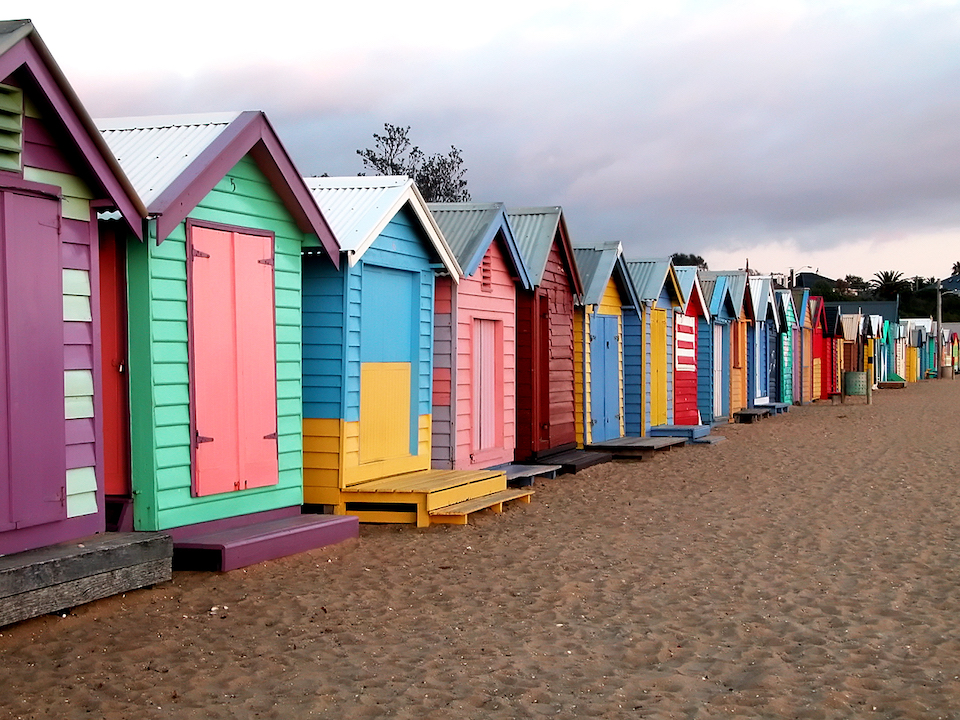
#> input picture img/001.jpg, 960 x 720 px, found by its file name
$ python imgpyramids.py
#> lines starting #> are read from the running program, lines starting #| are printed output that depends on the picture
### color_features_pyramid.py
# color_features_pyramid.py - color features pyramid data from images
# ImageDB2 - Tools for analysis, indexing, search, and creative use of image data

"""
ColorFeaturesPyramid
Part of ImageDB2 - Tools for analysis, indexing, search, and creative use of image data

Overview
========
Pyramid down-sampling + color-feature analysis.
Saves downsampled data to NAME.COLORSPACE.PYR{DOWNSAMPLING} data files mem-mapped to np arrays.
Also retrieves and displays down-sampled image data.

"""

import sys
import os
# import os.path as path
# import re
import math
import cv2 as cv
import numpy as np
import matplotlib.pyplot as plt

import color_features_tiles as cft

class ColorFeaturesPyramid:
    """
    """

    def __init__(self, **params):
        self.initialize(params)

    def initialize(self, params=None):
        self._check_cf_params(params)
        self._post_check_cf_params()

    def _check_cf_params(self, params=None):
        """
        Simple mechanism to read in default parameters while substituting custom parameters.
        """
        self.params = params if params is not None else {}
        dcfp = self.default_cf_params()
        for k in dcfp.keys():
            self.params[k] = self.params.get(k, dcfp[k])
        return self.params

    def _post_check_cf_params(self):
        """
        Checking values for correctness/files for existence/etc and changing to defaults if incorrect.
        """
        if self.params['color_space'] != 'rgb':
            self.params['color_space'] = 'lab'

    @staticmethod
    def default_cf_params():
        params = {
            'media_file_path': os.path.abspath('img/001.jpg'),
            'color_space': 'lab', 		# 'lab' or 'rgb'
            'down_sampling': 2,        # number of pyramid levels
            'analysis_tileh': 24,
            'analysis_tilew': 36
        }
        return params

    def _determine_num_bins(self, sz, lvl):
            # create a list of np arrays to hold our gradually shrinking arrays
            return int(sz / math.pow(2, (lvl+1)))

    def _zeros_for_shape_level(self, sz, lvl):
        imgw,imgh = sz
        return np.zeros(
            (self._determine_num_bins(imgh,lvl),
            self._determine_num_bins(imgw,lvl),
            3),
            dtype=np.uint8)

    def _up_sample_in_place(self, in_mtrx, pwr, out_shape):    # pwr:  0 1 2 3 4 ...
            print(in_mtrx.shape)
            (a,b,_) = in_mtrx.shape
            out_mtrx = np.zeros(out_shape, dtype=in_mtrx.dtype)
            mult = 2 ** pwr                         # 1 2 4 8 16 ...

            # same shape

            # for i in range(a):
            #     for j in range(b):
            #         print(i, j, a, b, in_mtrx[i,j,:])

            for i in range(a):
                for j in range(b):
                    # print((i*mult),((i+1)*mult),(j*mult),((j+1)*mult), i, j, a, b, in_mtrx[i,j,:])
                    out_mtrx[(i*mult):((i+1)*mult),(j*mult):((j+1)*mult),:] = in_mtrx[i,j,:]
            return out_mtrx

    def _down_sample_and_analyze(self):
        """
        Reads and image, performs a series of down-samplings, writes each to disk
        """
        ap = self.params
        imgpath = ap['media_file_path']
        print('Down-sample + analyze: ' + imgpath +
              ' (' + str(ap['down_sampling']) + ')')
        datapath = ap['media_file_path'] + '.' + ap['color_space'] + '.pyr'

        img = cv.imread(imgpath)

        imgw = img.shape[1]
        imgh = img.shape[0]
        ds_levels = int(ap['down_sampling'])

        # convert color space once
        if ap['color_space'] == 'rgb':
            img_ = cv.cvtColor(img, cv.COLOR_BGR2RGB)
        else:
            img_ = cv.cvtColor(img, cv.COLOR_BGR2Lab)


        # add 1 to # of levels so we can write to the Nth + 1 level, properly sized
        # 0th level is image itself in imgs_ds, concat shifts zeros arrays to start
        # at index 1
        imgs_ds = [img_] + [self._zeros_for_shape_level((imgw,imgh), level) for level in range(ds_levels)]

        base_shape = imgs_ds[0].shape
        for level in range(ds_levels):
            imgs_ds[level+1] = cv.pyrDown(imgs_ds[level], imgs_ds[level+1])
            cv.imwrite((datapath + "_" + str(level+1) + ".jpg"), imgs_ds[level+1])
            img_b = self._up_sample_in_place(imgs_ds[level+1], (level+1), base_shape)
            cv.imwrite((datapath + "_" + str(level+1) + ".jpg"), img_b)

        # TODO: split out and refactor to allow different data outputs
        # for level in range(ds_levels):
        #     fp = np.memmap((datapath + str(level+1)), dtype='uint8', mode='w+',
        #                    shape=(imgs_ds[level+1].shape[0], imgs_ds[level+1].shape[1], 3))
        #     fp[:] = np.copy(imgs_ds[level+1])
        #     fp.flush()

        # for now we need the 0th, original img AND
        # all the ds_levels recursively down-sampled image files
        # + 1 to include the 0th level
        for level in range(ds_levels+1):
            sub_img = imgs_ds[level]
            feat_tiles = cft.ColorFeaturesTiles(**{
                'media_file_path': (datapath + "_" + str(level+1) + ".jpg"),
                'tileh': 24, 'tilew': 36
            })
            yield (str(level),
                feat_tiles._sample_and_analyze(0),
                feat_tiles._sample_and_analyze(1),
                feat_tiles._sample_and_analyze(2))


    # [25 lines left out: functions load_and_display, get_downsampled_data, not called in this run]

### color_features_tiles.py
# color_features_tiles.py - color features tiled data from images
# ImageDB2 - Tools for analysis, indexing, search, and creative use of image data

"""
ColorFeaturesTiles
Part of ImageDB2 - Tools for analysis, indexing, search, and creative use of image data

Overview
========
Pyramid down-sampling + color-feature analysis.
Saves downsampled data to NAME.COLORSPACE.TILE{SIZE}.OLAP{SIZE} data files mem-mapped to np arrays.
Also retrieves and displays tiled image data.

"""

import sys
import os
import os.path as path
import re
import math
import cv2 as cv
import numpy as np
import matplotlib.pyplot as plt

NUM_HISTO_BINS = 16
NUM_ID_BINS = 5 # id, x, y, tilew, tileh

class ColorFeaturesTiles:
    """
    """

    def __init__(self, **params):
        self.initialize(params)

    def initialize(self, params=None):
        self._check_cf_params(params)
        self._post_check_cf_params()

    def _check_cf_params(self, params=None):
        """
        Simple mechanism to read in default parameters while substituting custom parameters.
        """
        self.params = params if params is not None else {}
        dcfp = self.default_cf_params()
        for k in dcfp.keys():
            self.params[k] = self.params.get(k, dcfp[k])
        return self.params

    def _post_check_cf_params(self):
        """
        Checking values for correctness/files for existence/etc and changing to defaults if incorrect.
        """
        self.params['imgid'] = self._extract_integer_from_img_filename(self.params['media_file_path'])
        if self.params['color_space'] != 'rgb':
            self.params['color_space'] = 'lab'

    @staticmethod
    def default_cf_params():
        params = {
            'verbose': False,			                       # useful for debugging
            'media_file_path': os.path.abspath('img/000.jpg'), # let's say this is the default
            'tileh': 24,
            'tilew': 36,
            'color_space': 'lab', 		                       # 'lab' or 'rgb'
        }                                                      # 'lab' is default!
        return params

    def _extract_integer_from_img_filename(self, imgpath: str):
        """
        we are assuming the image fits the pattern NNNN.jpg or .png where there can be any amount of zero padding
        """
        img_idnum = -1
        m = re.search(r'(\d+).[jpg|png]', path.basename(imgpath))
        if m is not None:
            img_idnum = m.group(1)
        return img_idnum

    def _sample_and_analyze(self, channel=0):
        """
        Reads and image, performs a series of samplings, feature extraction, writes each to disk
        """
        ap = self.params
        tilew,tileh = ap['tilew'],ap['tileh']
        imgpath = ap['media_file_path']
        print('Sample + analyze: ' + imgpath +
              ' (' + str(tilew) + ', ' + str(tileh) + ')')

        img = cv.imread(imgpath)

        imgw = img.shape[1]
        imgh = img.shape[0]
        tilesh = int(math.floor(imgh / tileh))
        tilesw = int(math.floor(imgw / tilew))
        aspect = imgw / imgh

        # convert color space once
        if ap['color_space'] == 'rgb':
            img = cv.cvtColor(img, cv.COLOR_RGB2RGB)
        # elif ap['color_space'] == 'gray':
        #     img = cv.cvtColor(img, cv.COLOR_RGB2Grayscale)
        else:
            img = cv.cvtColor(img, cv.COLOR_RGB2Lab)

        mask = np.zeros(img.shape[:2], np.uint8)

        all_histograms = np.array([], dtype=np.float32)
        all_histograms.shape = (0, 1)

        # iterate over rows and cols of grid (dependent on
        # tile size)
        lastx, lasty = 0,0
        for y in range(tilesh):
            for x in range(tilesw):

                # this is skipped only on the very first iteration,
                # runs on every remaining tile/iteration
                # if x and y have advanced and as they continue to advance,
                # lastx and lasty will trail and zero out mask rectangles
                if ((lastx,lasty) != (x,y)):
                    mask[(tilew * lastx):(tilew * (lastx + 1)),
                     (tileh * lasty):(tileh * (lasty + 1))] = 0
                lastx = x
                lasty = y
                # open the mask rect area only
                mask[(tilew * x):(tilew * (x + 1)),
                     (tileh * y):(tileh * (y + 1))] = 255

                hist_masked = cv.calcHist(
                    [img],
                    [channel],
                    mask,
                    [NUM_HISTO_BINS],
                    [0, 256])
                hist_masked.shape = (NUM_HISTO_BINS, 1)
                hist_masked_normed = hist_masked[:]

                hist_masked = cv.normalize(
                    hist_masked,
                    hist_masked,
                    norm_type=cv.NORM_L2)

                # This is the index "appendage" to the hisogram
                # each has a unique id assigned
                # Together (16 + 5 values) they constitute a row
                # a row in the output is a single color channel's histogram
                # over a tile within the image (16 bins, 256 range, bin size 16)
                id_info = np.array(
                    [ap['imgid'], x, y, tilew, tileh], dtype='float32')
                id_info.shape = (NUM_ID_BINS, 1)
                row = np.r_[hist_masked, id_info]
                all_histograms = np.r_[all_histograms, row]

        all_histograms.shape = (int(all_histograms.shape[0] / (NUM_HISTO_BINS + NUM_ID_BINS)), (NUM_HISTO_BINS + NUM_ID_BINS))

        return all_histograms

    # [25 lines of commented-out code are left out]

### docs/imgpyramids.py
import color_features_pyramid as cfp
import matplotlib.pyplot as plt
import numpy as np

# We could have taken the defaults, too
mycfp = cfp.ColorFeaturesPyramid(**{'media_file_path': "/Users/kfl/dev/git/imagedb2/img/001.jpg", 'down_sampling': 8, 'tilew': 16, 'tileh': 12})

lvl = 6
#
data = list(mycfp._down_sample_and_analyze())
#> in _zeros_for_shape_level, `imgw,imgh = sz`: imgw = 960; imgh = 720
#> ``:
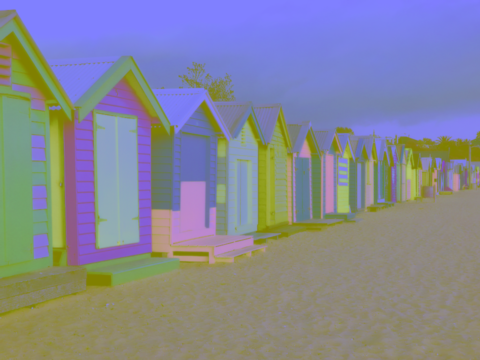
#> saved as 001.jpg.lab.pyr_1.jpg: shape (360, 480, 3); mean B, G, R 149.8, 135.1, 133.5
#| (360, 480, 3)
#> in _up_sample_in_place, `(a,b,_) = in_mtrx.shape`: a = 360; b = 480
#> ``:
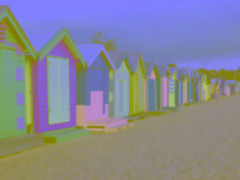
#> saved as 001.jpg.lab.pyr_2.jpg: shape (180, 240, 3); mean B, G, R 150, 135.1, 133.4
#| (180, 240, 3)
#> ``:
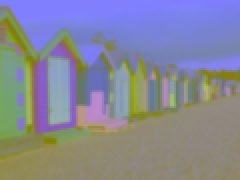
#> saved as 001.jpg.lab.pyr_3.jpg: shape (90, 120, 3) (shown 2 times larger); mean B, G, R 150.3, 135.1, 133.4
#| (90, 120, 3)
#| (45, 60, 3)
#| (23, 30, 3)
#> in _up_sample_in_place (call 5), `(a,b,_) = in_mtrx.shape`: a = 23; b = 30
#> after the loop in _up_sample_in_place (call 5), `for i in range(a):`:
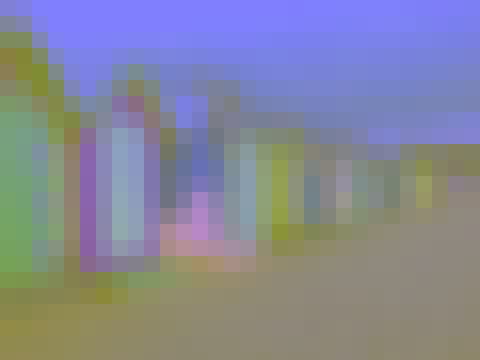
#> out_mtrx: shape (720, 960, 3) (shown at 1/2 size); mean of channels 0, 1, 2 152.1, 135.2, 133; drawn as B, G, R
#| (12, 15, 3)
#> in _up_sample_in_place (call 6), `(a,b,_) = in_mtrx.shape`: a = 12; b = 15
#> after the loop in _up_sample_in_place (call 6), `for i in range(a):`:
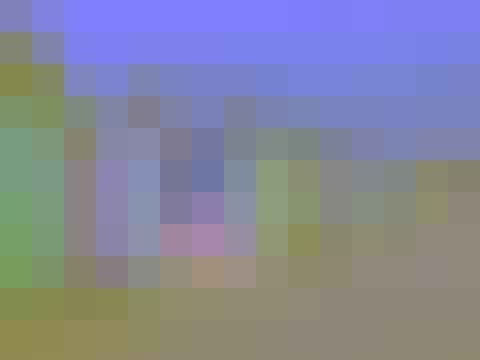
#> out_mtrx: shape (720, 960, 3) (shown at 1/2 size); mean of channels 0, 1, 2 154.2, 135.3, 132.6; drawn as B, G, R
#| (6, 8, 3)
#> in _up_sample_in_place (call 7), `(a,b,_) = in_mtrx.shape`: a = 6; b = 8
#> after the loop in _up_sample_in_place (call 7), `for i in range(a):`:
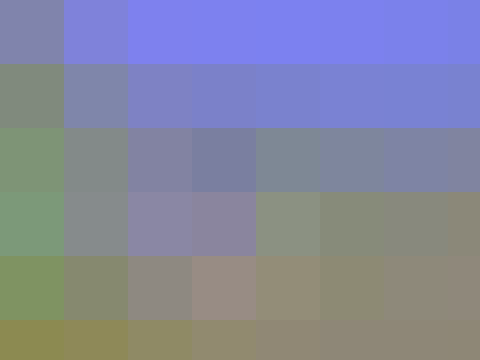
#> out_mtrx: shape (720, 960, 3) (shown at 1/2 size); mean of channels 0, 1, 2 157.7, 135.2, 131.7; drawn as B, G, R
#| (3, 4, 3)
#> in _up_sample_in_place (call 8), `(a,b,_) = in_mtrx.shape`: a = 3; b = 4
#> after the loop in _up_sample_in_place (call 8), `for i in range(a):`:
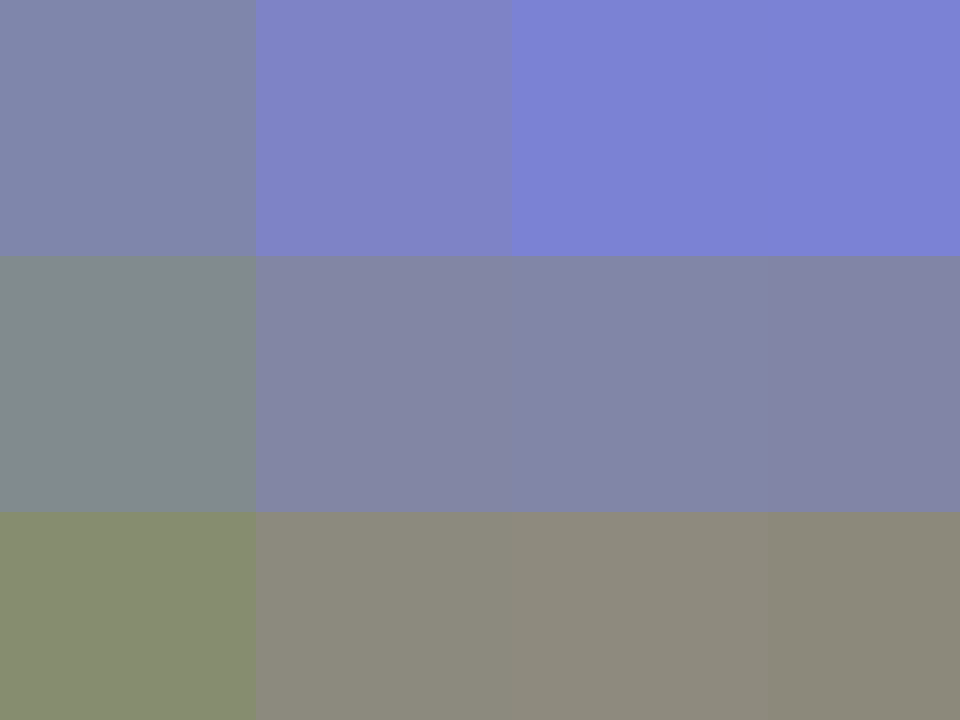
#> out_mtrx: shape (720, 960, 3); mean of channels 0, 1, 2 162, 134.8, 130.5; drawn as B, G, R
#> in _check_cf_params, `self.params = params if params is not None else {}`: self.params = 3 items
#> after the loop in _check_cf_params, `for k in dcfp.keys():`: self.params = 5 items
#> in _sample_and_analyze, `ap = self.params`: ap = 6 items
#> in _sample_and_analyze, `tilew,tileh = ap['tilew'],ap['tileh']`: tilew = 36; tileh = 24
#| Sample + analyze: /Users/kfl/dev/git/imagedb2/img/001.jpg.lab.pyr_1.jpg (36, 24)
#> in _sample_and_analyze, `tilesh = int(math.floor(imgh / tileh))`: tilesh = 30
#> in _sample_and_analyze, `tilesw = int(math.floor(imgw / tilew))`: tilesw = 26
#| Sample + analyze: /Users/kfl/dev/git/imagedb2/img/001.jpg.lab.pyr_1.jpg (36, 24)
#| Sample + analyze: /Users/kfl/dev/git/imagedb2/img/001.jpg.lab.pyr_1.jpg (36, 24)
#> (the run stopped early here; a loop or call above may not have finished)

$ run again, with img/002.jpg copied over img/001.jpg
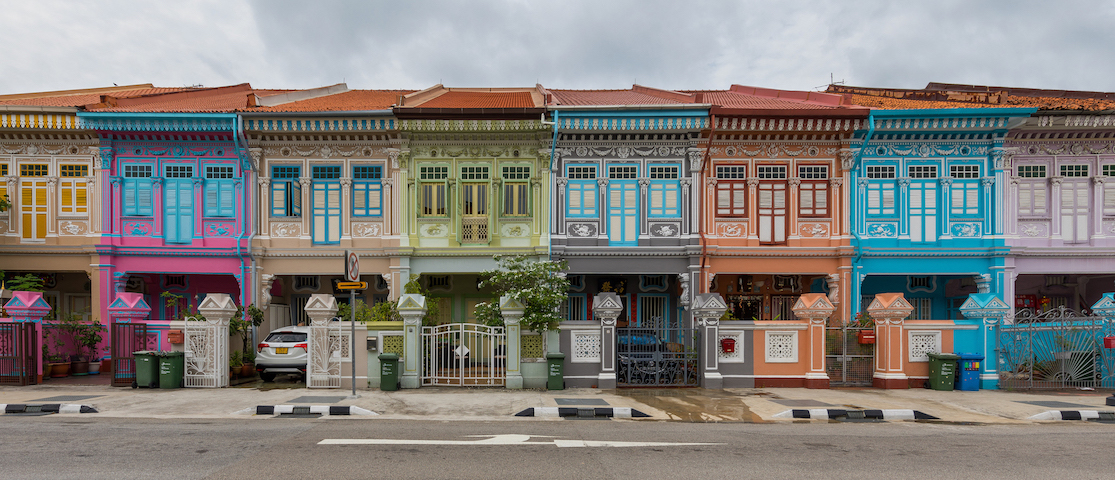
#> input picture img/002.jpg, 1115 x 480 px, found by its file name
#> in _zeros_for_shape_level, `imgw,imgh = sz`: imgw = 1115; imgh = 480
#| (240, 558, 3)
#> a = 240; b = 558
#> ``:
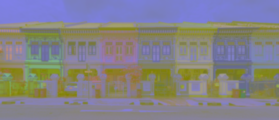
#> saved as 001.jpg.lab.pyr_2.jpg: shape (120, 279, 3); mean B, G, R 134.9, 130.1, 131.5
#| (120, 279, 3)
#| (60, 140, 3)
#| (30, 70, 3)
#| (15, 35, 3)
#| (8, 18, 3)
#| (4, 9, 3)
#| (2, 5, 3)
#> a = 2; b = 5
#> after the loop in _up_sample_in_place (call 8), `for i in range(a):`:
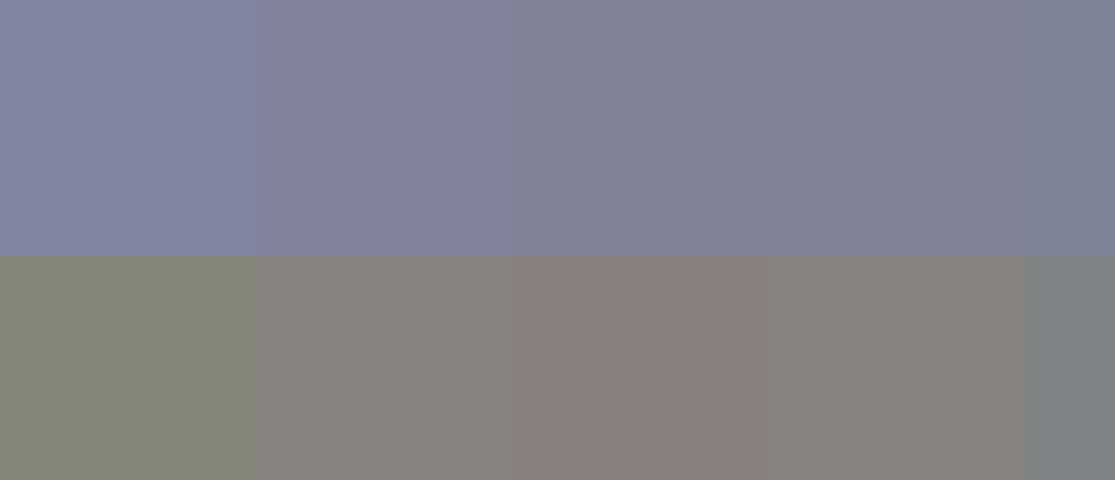
#> out_mtrx: shape (480, 1115, 3); mean of channels 0, 1, 2 142.4, 130.5, 131; drawn as B, G, R
#> in _check_cf_params, `self.params = params if params is not None else {}`: self.params = 3 items
#> after the loop in _check_cf_params, `for k in dcfp.keys():`: self.params = 5 items
#> ap = 6 items
#> tilew = 36; tileh = 24
#| Sample + analyze: /Users/kfl/dev/git/imagedb2/img/001.jpg.lab.pyr_1.jpg (36, 24)
#> tilesh = 20
#> tilesw = 30
#| Sample + analyze: /Users/kfl/dev/git/imagedb2/img/001.jpg.lab.pyr_1.jpg (36, 24)
#| Sample + analyze: /Users/kfl/dev/git/imagedb2/img/001.jpg.lab.pyr_1.jpg (36, 24)
